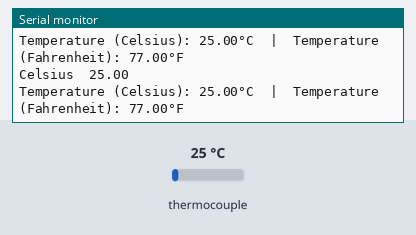
A sketch run on a simulated Arduino Uno, built with avr-gcc and run on an emulated ATmega328P. Parts: the last lines printed to the serial monitor. Inputs (shaded band) come from the test bench; at power-on: thermocouple 25 °C.

Above: at 1.7 s.
1.8 s: thermocouple set to 6 °C
At 3.1 s:
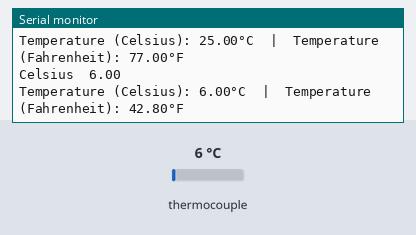
3.3 s: thermocouple set to 75 °C
At 4.4 s:
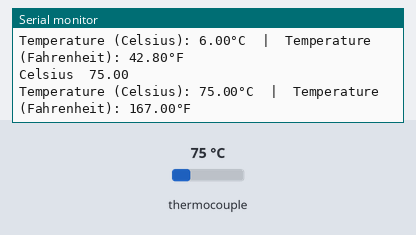
4.8 s: thermocouple set to 150 °C
At 6.0 s:
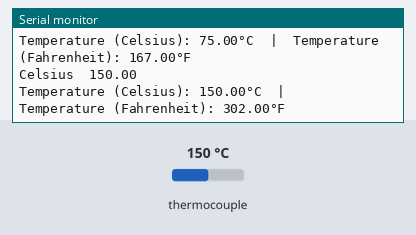
Timing chart, 0 to 7.8 s (numbered marks = the images above; inputs shaded):
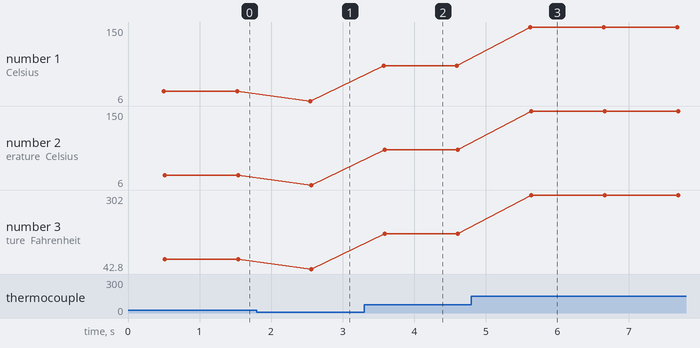

The sketch:

temperature-monitor-max6675.ino
```cpp
#include "max6675.h"

// Define the Arduino pins, the MAX6675 module is connected to
int SO_PIN = 4;  // Serial Out (SO) pin
int CS_PIN = 5;  // Chip Select (CS) pin
int SCK_PIN = 6; // Clock (SCK) pin

// Create an instance of the MAX6675 class with the specified pins
MAX6675 thermocouple(SCK_PIN, CS_PIN, SO_PIN);

void setup() {
  Serial.begin(9600); // Set baud rate to 9600
  delay(500);         // Wait for the Serial connection to initialize
}

void loop() {
  // Read the temperature in Celsius
  float temperatureC = thermocouple.readCelsius();

  // Read the temperature in Fahrenheit
  float temperatureF = thermocouple.readFahrenheit();

  // Output Celsius data for the Serial Plotter (every second)
  Serial.print("Celsius\t");
  Serial.println(temperatureC); // Only print Celsius to the Serial Plotter

  // Output both Celsius and Fahrenheit to the Serial Monitor (every second)
  Serial.print("Temperature (Celsius): ");
  Serial.print(temperatureC);
  Serial.print("\xC2\xB0"); // Degree symbol
  Serial.print("C  |  ");
  Serial.print("Temperature (Fahrenheit): ");
  Serial.print(temperatureF);
  Serial.print("\xC2\xB0"); // Degree symbol
  Serial.println("F");

  delay(1000); // Wait 1 second before taking another reading
}
```

Measured:
- after the input at 1.8 s, the serial monitor: prints a new line after 0.75 s (image 1)
- after the input at 3.3 s, the serial monitor: prints a new line after 0.27 s (image 2)
- after the input at 4.8 s, the serial monitor: prints a new line after 0.82 s (image 3)
- plotted number 1: 25 → 6 after the input at 1.8 s, 6 → 75 after the input at 3.3 s, 75 → 150 after the input at 4.8 s
- plotted number 2: 25 → 6 after the input at 1.8 s, 6 → 75 after the input at 3.3 s, 75 → 150 after the input at 4.8 s
- plotted number 3: 77 → 42.8 after the input at 1.8 s, 42.8 → 167 after the input at 3.3 s, 167 → 302 after the input at 4.8 s
